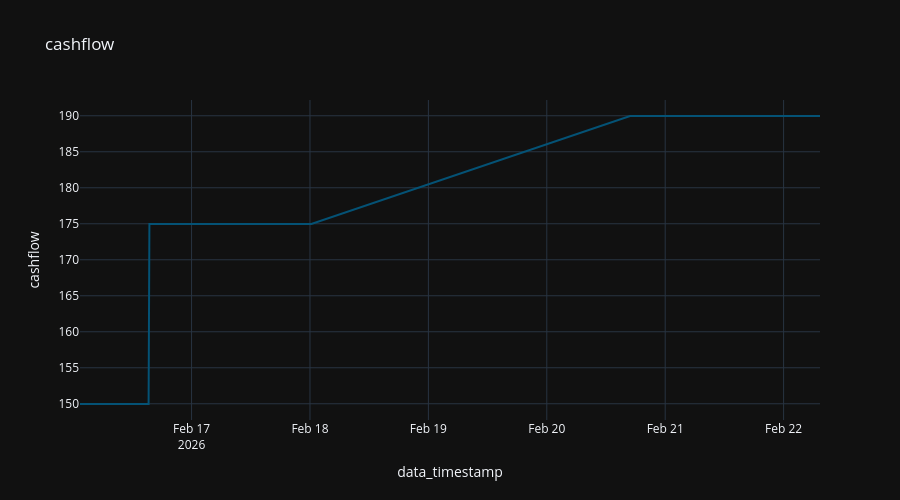

The cell this chart's notebook holds for it:
### Code cell
x = df[df['ticker'] == asset_ticker][['data_timestamp', 'cashflow', 'ticker']].sort_values(by="data_timestamp")

fig = px.line (
  x,
  "data_timestamp",
  "cashflow",
  title="cashflow"
#   color_discrete_sequence="Tealgrn_r",
)

fig.update_layout (
  height=500,
)

### Figure 1 — Plotly figure (JSON) as saved in the notebook; plotly's stock layout.template omitted (floating-point values rounded to 4 significant figures; data arrays with more than 128 entries replaced by an {"elided": "..."} marker saying what was removed)
{"data": [{"hovertemplate": "data_timestamp=%{x}<br>cashflow=%{y}<extra></extra>", "legendgroup": "", "line": {"color": "rgb(4, 82, 117)", "dash": "solid"}, "marker": {"symbol": "circle"}, "mode": "lines", "name": "", "orientation": "v", "showlegend": false, "type": "scatter", "x": {"elided": "461 str values"}, "xaxis": "x", "y": {"elided": "461 float values"}, "yaxis": "y"}], "layout": {"height": 500, "legend": {"tracegroupgap": 0}, "title": {"text": "cashflow"}, "xaxis": {"anchor": "y", "domain": [0, 1], "title": {"text": "data_timestamp"}}, "yaxis": {"anchor": "x", "domain": [0, 1], "title": {"text": "cashflow"}}}}
